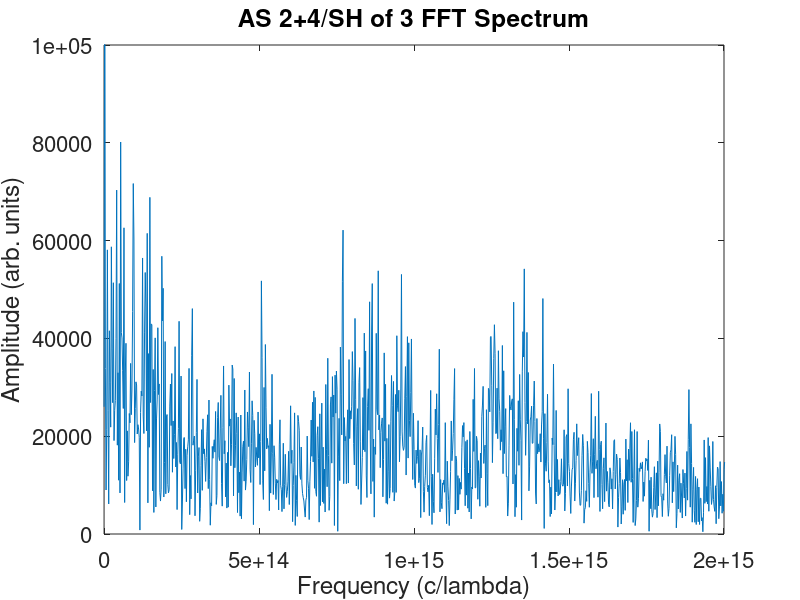

Write MATLAB code to recreate this figure.
c = 2.99792e8;
as234_corr = importdata('as234_main_nobg.txt');

lambda_1 = 700e-9; % Original beams.
lambda_2 = 665e-9;
lambda_3 = 625e-9;

f_1 = c/lambda_1;
f_2 = c/lambda_2;
f_3 = c/lambda_3;

delta_t = 20e-9/c;

t = 0:delta_t:(7000*delta_t - delta_t); %% Making new t-axis as imported t axis is nonlinearish.
total_beats = as234_corr;

size_window = size(t);
size_window = size_window(2);

w_step = 1/(max(t) - min(t));
w = 0:w_step:(2^nextpow2(size_window) * w_step - w_step); % Define fft axis.

slice_beats = as234_corr(48, :) - 425; % Take just one frequency bin, subtact extra bg.

beats_fft = abs(fft(slice_beats, 2^(nextpow2(size_window))));
plot(w, beats_fft);
xlim([0 2e15])
ylim([0 10e4])
xlabel('Frequency (c/lambda)');
ylabel('Amplitude (arb. units)')
title('AS 2+4/SH of 3 FFT Spectrum');
set(gca, 'FontSize', 16);

